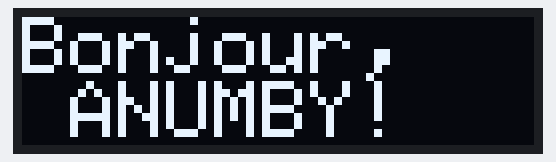
A sketch run on a simulated ESP32. Shown: 128×32 one-colour display. A WiFi scan finds three made-up networks; what the sketch prints to the serial monitor is not drawn.

Above: at 1.2 s.
At 3.3 s:
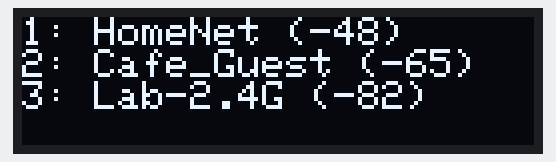

Measured:
- what the display in image 0 shows lasts 2.1 s, from 1.1 s to 3.2 s
- what the display in image 1 shows lasts 7.0 s, from 3.2 s to 10.2 s

The sketch:

C3-wifi.ino
```cpp
/*
 *  This sketch demonstrates how to scan WiFi networks.
 *  The API is almost the same as with the WiFi Shield library,
 *  the most obvious difference being the different file you need to include:
 */
#include "WiFi.h"
#include <Adafruit_GFX.h>
#include <Adafruit_SSD1306.h>
#define SCREEN_WIDTH 128 // OLED display width, in pixels
#define SCREEN_HEIGHT 32 // OLED display height, in pixels
// Declaration for an SSD1306 display connected to I2C (SDA, SCL pins)
#define OLED_RESET     4 // Reset pin # (or -1 if sharing Arduino reset pin)
Adafruit_SSD1306 display(SCREEN_WIDTH, SCREEN_HEIGHT, &Wire, OLED_RESET);


void setup()
{
    Serial.begin(115200);
  Wire.begin(19,18); // ecran OLED
    // Set WiFi to station mode and disconnect from an AP if it was previously connected
    WiFi.mode(WIFI_STA);
    WiFi.disconnect();
    delay(100);

  if(!display.begin(SSD1306_SWITCHCAPVCC, 0x3C)) { // Address 0x3D for 128x64
    Serial.println(F("SSD1306 allocation failed"));
    for(;;); // Don't proceed, loop forever
  }
  delay(1000);
  display.clearDisplay();
  display.setTextSize(2);             // Normal 1:1 pixel scale
  display.setTextColor(SSD1306_WHITE);        // Draw white text
  display.setCursor(0,0);             // Start at top-left corner
  display.println(F("Bonjour, \n ANUMBY!"));
  display.display();
    Serial.println("Setup done");
}

void loop()
{
    Serial.println("scan start");
      display.clearDisplay();
  display.setTextSize(1);             // Normal 1:1 pixel scale
  display.setCursor(0,0);             // Start at top-left corner
    // WiFi.scanNetworks will return the number of networks found
    int n = WiFi.scanNetworks();
    Serial.println("scan done");
    if (n == 0) {
        Serial.println("no networks found");
    } else {
        Serial.print(n);
        Serial.println(" networks found");
        for (int i = 0; i < n; ++i) {
            // Print SSID and RSSI for each network found
            Serial.print(i + 1);
            Serial.print(": ");
            Serial.print(WiFi.SSID(i));
            Serial.print(" (");
            Serial.print(WiFi.RSSI(i));
            Serial.print(")");
            Serial.println((WiFi.encryptionType(i) == WIFI_AUTH_OPEN)?" ":"*");
            delay(10);

 // display.println(F("------"));
  display.print(i + 1);
            display.print(": ");
            display.print(WiFi.SSID(i));
            display.print(" (");
            display.print(WiFi.RSSI(i));
            display.println(")");
  display.display();


        }
    }
    Serial.println("");

    // Wait a bit before scanning again
    delay(5000);
}
```
